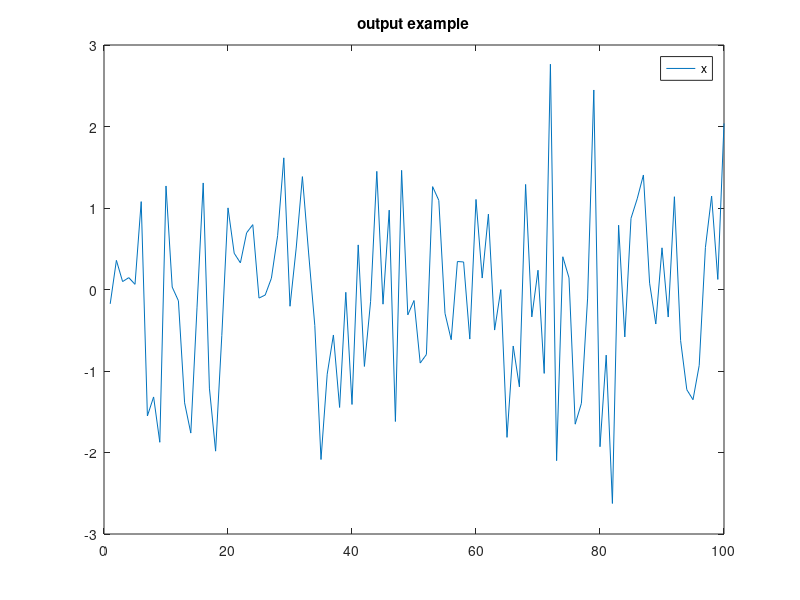

Write the MATLAB code that produced this figure.
%% Section 01
% this comment is interpreted as normal text

% this comment is interpreted as commented code 
x = randn(100, 1);
figure;plot(x);legend("x");title("output example")